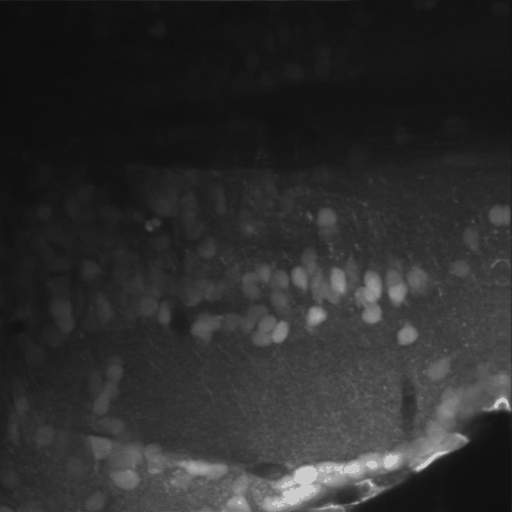
%> input picture EM analysis/test.png, 512 x 512 px
$ octave Quadcomp.m   (GNU Octave 9; MATLAB toolbox functions it lacks are replaced by stand-ins)
%> lines starting %> are read from the running program, lines starting %| are printed output that depends on the picture
clc;
clear all;

% compare images acquired with each quadrant of the BSD detector

display ('select images for quadrants');
[fnameQ1, pathname1] = uigetfile('*.tif','Select quadrant 1 image');
%> the answer given: ../EM analysis/test.png
[fnameQ2, pathname2] = uigetfile('*.tif','Select quadrant 2 image');
%> the answer given: ../EM analysis/test.png
[fnameQ3, pathname3] = uigetfile('*.tif','Select quadrant 3 image');
%> the answer given: ../EM analysis/test.png
[fnameQ4, pathname4] = uigetfile('*.tif','Select quadrant 4 image');
%> the answer given: ../EM analysis/test.png

% read images

Q1 = imread(fullfile(pathname1,fnameQ1));
%> Q1 is the input picture: size 512x512 uint8; min 12, max 204, mean 45.1
Q2 = imread(fullfile(pathname2,fnameQ2));
Q3 = imread(fullfile(pathname3,fnameQ3));
Q4 = imread(fullfile(pathname4,fnameQ4));

% Normalize images

nQ1 = double(Q1);nQ1=nQ1-mean(nQ1(:));nQ1=nQ1/std(nQ1(:));
%> after `nQ1=nQ1-mean(nQ1(:))`:
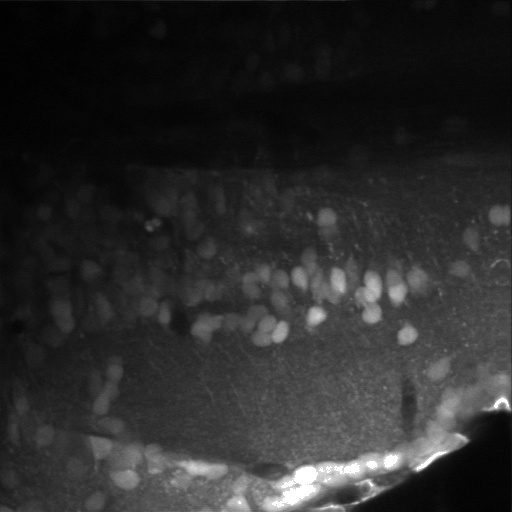
%> nQ1: size 512x512 double; min -33.07, max 158.9, mean 0; drawn with min black and max white
nQ2 = double(Q2);nQ2=nQ2-mean(nQ2(:));nQ2=nQ2/std(nQ2(:));
nQ3 = double(Q3);nQ3=nQ3-mean(nQ3(:));nQ3=nQ3/std(nQ3(:));
nQ4 = double(Q4);nQ4=nQ4-mean(nQ4(:));nQ4=nQ4/std(nQ4(:));

%plot Normalized images
figure;
subplot(221),hist(nQ1(:),255), Legend('Q1');
%> (this line was passed over: Legend is not available in this run)
subplot(222),hist(nQ2(:),255), Legend('Q2');
%> (this line was passed over: Legend is not available in this run)
subplot(223),hist(nQ3(:),255), Legend('Q3');
%> (this line was passed over: Legend is not available in this run)
subplot(224),hist(nQ4(:),255), Legend('Q4');
%> after `hist(nQ4(:),255)`:
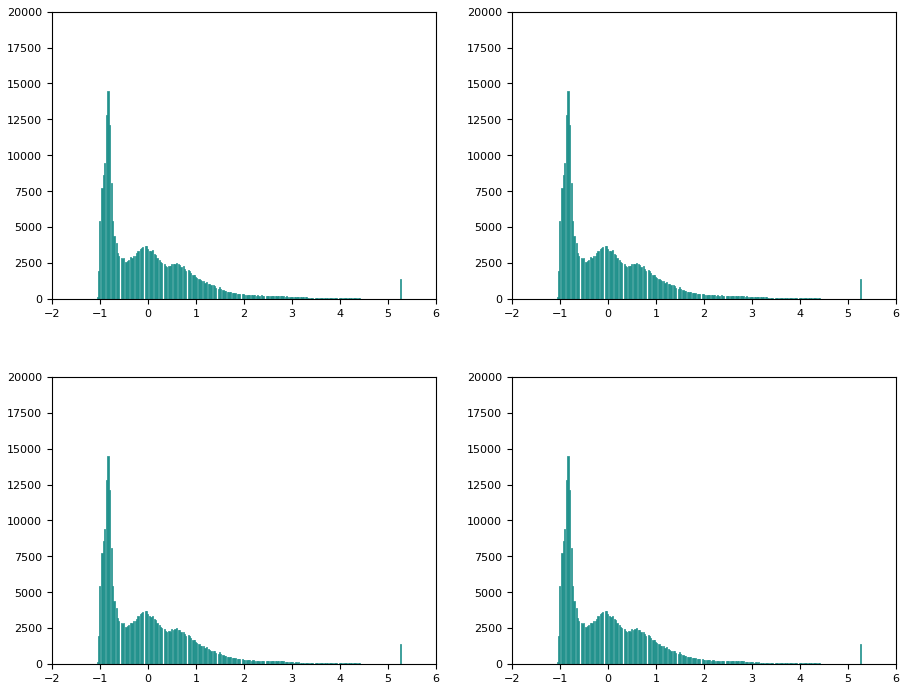
%> figure redrawn from the program's plot data, 4 panels; panel 1: tallest bar 14484 high, from x = -0.847 to -0.822; panel 2: tallest bar 14484 high, from x = -0.847 to -0.822; panel 3: tallest bar 14484 high, from x = -0.847 to -0.822; panel 4: tallest bar 14484 high, from x = -0.847 to -0.822
%> (this line was passed over: Legend is not available in this run)

figure; % histograms overlayed
[n1,xout1] = hist(nQ1(:),255);
%> n1 = 255 values, max 14484 at index 11, min 0 at index 5, mean 1028; xout1 = 255 values from -1.08 to 5.26
[n2,xout2] = hist(nQ2(:),255);
%> n2 has the same summary as n1; xout2 = 255 values from -1.08 to 5.26
[n3,xout3] = hist(nQ3(:),255);
%> n3 has the same summary as n1; xout3 = 255 values from -1.08 to 5.26
[n4,xout4] = hist(nQ4(:),255);
%> n4 has the same summary as n1; xout4 = 255 values from -1.08 to 5.26

plot(xout1,n1,'.r');
hold on
plot(xout2,n1,'.g');
plot(xout3,n1,'.b');
plot(xout4,n1,'.c');

legend ('Q1', 'Q2', 'Q3', 'Q4', 'Location','NorthEast');
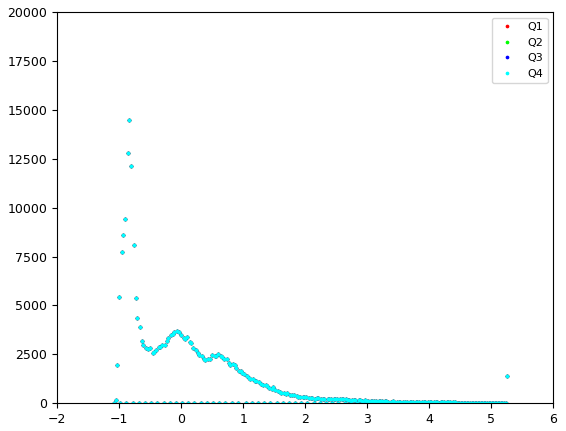
%> figure redrawn from the program's plot data; highest point at x = -0.834, y = 14484
